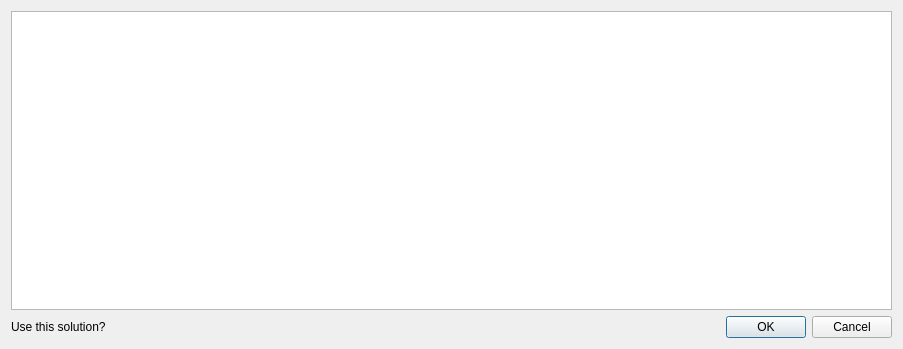
<?xml version="1.0" encoding="UTF-8"?>
<ui version="4.0">
 <class>LSreport</class>
 <widget class="QDialog" name="LSreport">
  <property name="geometry">
   <rect>
    <x>0</x>
    <y>0</y>
    <width>903</width>
    <height>349</height>
   </rect>
  </property>
  <property name="windowTitle">
   <string>IntersectIt :: Least Squares report</string>
  </property>
  <layout class="QGridLayout" name="gridLayout">
   <item row="0" column="0" colspan="2">
    <widget class="QTextBrowser" name="reportBrowser">
     <property name="font">
      <font>
       <family>Courier New</family>
       <pointsize>10</pointsize>
      </font>
     </property>
    </widget>
   </item>
   <item row="2" column="1">
    <widget class="QDialogButtonBox" name="buttonBox">
     <property name="orientation">
      <enum>Qt::Horizontal</enum>
     </property>
     <property name="standardButtons">
      <set>QDialogButtonBox::Cancel|QDialogButtonBox::Ok</set>
     </property>
    </widget>
   </item>
   <item row="2" column="0">
    <widget class="QLabel" name="label">
     <property name="text">
      <string>Use this solution?</string>
     </property>
    </widget>
   </item>
  </layout>
 </widget>
 <resources/>
 <connections>
  <connection>
   <sender>buttonBox</sender>
   <signal>accepted()</signal>
   <receiver>LSreport</receiver>
   <slot>accept()</slot>
   <hints>
    <hint type="sourcelabel">
     <x>248</x>
     <y>254</y>
    </hint>
    <hint type="destinationlabel">
     <x>157</x>
     <y>274</y>
    </hint>
   </hints>
  </connection>
  <connection>
   <sender>buttonBox</sender>
   <signal>rejected()</signal>
   <receiver>LSreport</receiver>
   <slot>reject()</slot>
   <hints>
    <hint type="sourcelabel">
     <x>316</x>
     <y>260</y>
    </hint>
    <hint type="destinationlabel">
     <x>286</x>
     <y>274</y>
    </hint>
   </hints>
  </connection>
 </connections>
</ui>
